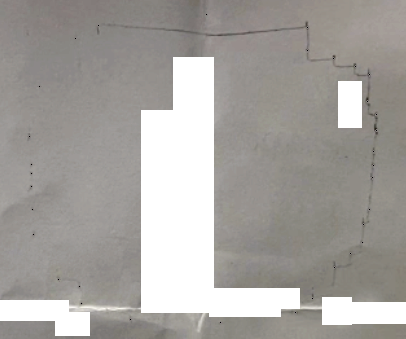
%> input picture Enhanced_cropped.tif, 406 x 339 px
$ octave Image_Analysis.m   (GNU Octave 9; MATLAB toolbox functions it lacks are replaced by stand-ins)
%> lines starting %> are read from the running program, lines starting %| are printed output that depends on the picture; in (x1, y1, x2, y2) boxes, pixels count from 0 and x2, y2 are one past the last pixel; in counts of white or black regions, pixels touching at a corner belong together; the program's own positions count from 1
clear
clc

cir = imread('Enhanced_cropped.tif');
cir = cir(:,:,1:3);

[BW,~] = createMask(cir);
%> in createMask, `I = rgb2ycbcr(RGB);`: I: size 339x406x3 uint8; mean of channels 1, 2, 3 156.2, 126, 129.6
%> in createMask, `sliderBW = (I(:,:,1) >= channel1Min ) & (I(:,:,1) <= channel1Max) & (I..`:
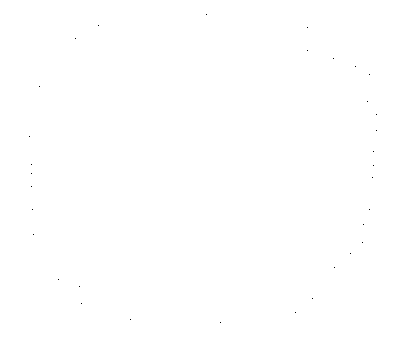
%> sliderBW: size 339x406 logical; 100% white; black in thin lines or dots, all inside (x1, y1, x2, y2) = (29, 14, 377, 323)
[row, column, ~] = find(BW==0);
%> row = 33 values from 15 to 323; column = 33 values from 30 to 377
BW_cropped = BW(min(row):max(row), min(column):max(column));
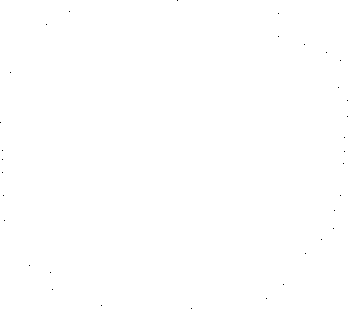
%> BW_cropped: size 309x348 logical; 100% white; black in thin lines or dots

[r,c] = size(BW_cropped);
%> r = 309; c = 348

BW_resized = imresize(BW_cropped,[c+1 c+1]);
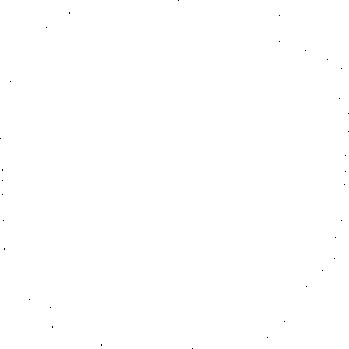
%> BW_resized: size 349x349 logical; 100% white; black in thin lines or dots
% Estimation -> 351 pixels = 10 cm

BW_center = BW_resized;
BW_center(c/2+1,c/2+1) = 0;
%> BW_center: size 349x349 logical; 100% white; black in thin lines or dots

center = c/2+1;
%> center = 175
[row, column, dataValues] = find(BW_resized==0);
%> row = 38 values from 1 to 349; column = 38 values from 1 to 349; dataValues = 38 logical values, 38 true
index = [row,column];
%> index = 38 rows, first 12: [139 1; 170 3; 171 3; 181 3; 195 3; 221 4; 249 5; 250 5; 82 11; 300 30; 28 47; 308 51]

% Distance from center
DfC = zeros(size(index,1),1);
Predicted = ones(size(index,1),1)*5;

for i = 1:size(index,1)
    DfC(i) = sqrt((center-index(i,1))^2+(center-index(i,2))^2)/35.1;
end
%> this loop made 38 passes
%> after the loop, DfC = 38 values, max 5.64 at index 32, min 4.83 at index 23, mean 5.18

Diff = abs(Predicted-DfC)
%> Diff = 38 values, max 0.635 at index 32, min 0.0163 at index 20, mean 0.238

%> the run ends on the next line
RMSE = rmse(Predicted,DfC)
% [4 lines not run here, left out]
function [BW,maskedRGBImage] = createMask(RGB)
%createMask  Threshold RGB image using auto-generated code from colorThresholder app.
%  [BW,MASKEDRGBIMAGE] = createMask(RGB) thresholds image RGB using
%  auto-generated code from the colorThresholder app. The colorspace and
%  range for each channel of the colorspace were set within the app. The
%  segmentation mask is returned in BW, and a composite of the mask and
%  original RGB images is returned in maskedRGBImage.

% Auto-generated by colorThresholder app on 30-Apr-2023
%------------------------------------------------------


% Convert RGB image to chosen color space
I = rgb2ycbcr(RGB);

% Define thresholds for channel 1 based on histogram settings
channel1Min = 32.000;
channel1Max = 255.000;

% Define thresholds for channel 2 based on histogram settings
channel2Min = 0.000;
channel2Max = 255.000;

% Define thresholds for channel 3 based on histogram settings
channel3Min = 0.000;
channel3Max = 255.000;

% Create mask based on chosen histogram thresholds
sliderBW = (I(:,:,1) >= channel1Min ) & (I(:,:,1) <= channel1Max) & ...
    (I(:,:,2) >= channel2Min ) & (I(:,:,2) <= channel2Max) & ...
    (I(:,:,3) >= channel3Min ) & (I(:,:,3) <= channel3Max);
BW = sliderBW;

% Initialize output masked image based on input image.
maskedRGBImage = RGB;

% Set background pixels where BW is false to zero.
maskedRGBImage(repmat(~BW,[1 1 3])) = 0;

end
